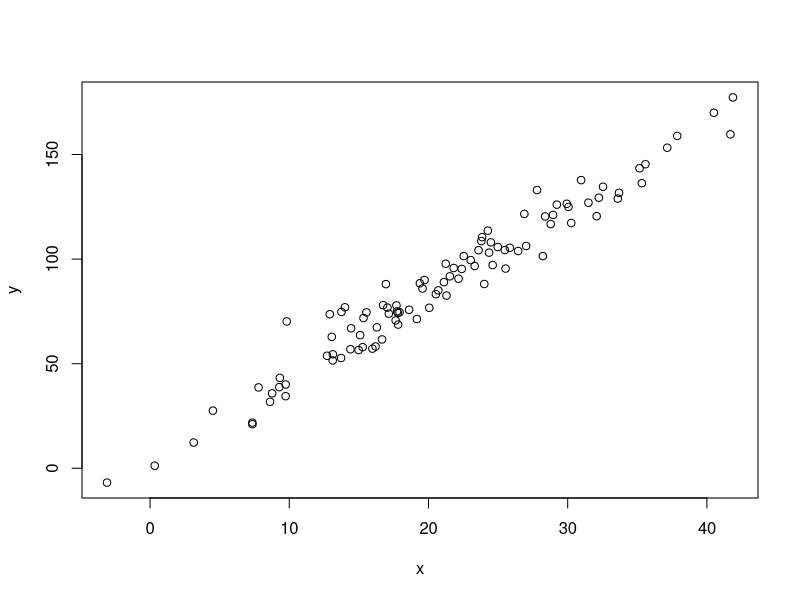
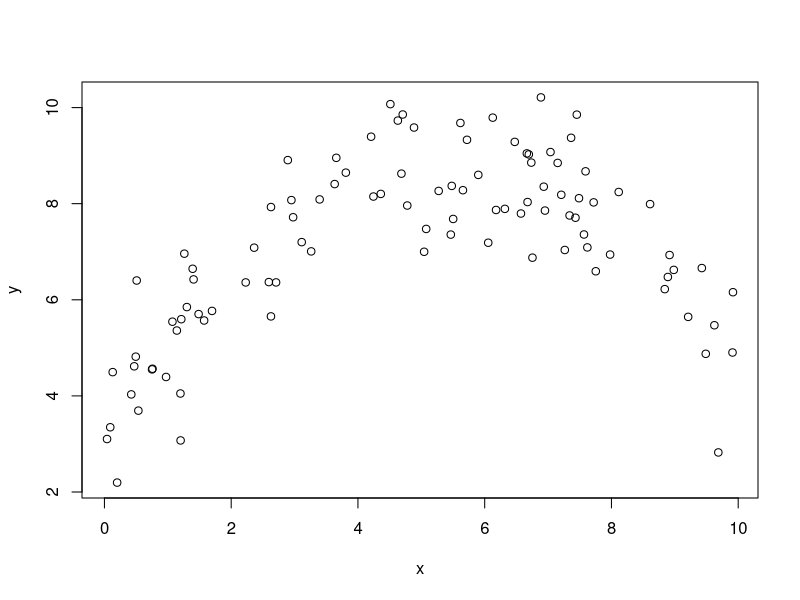
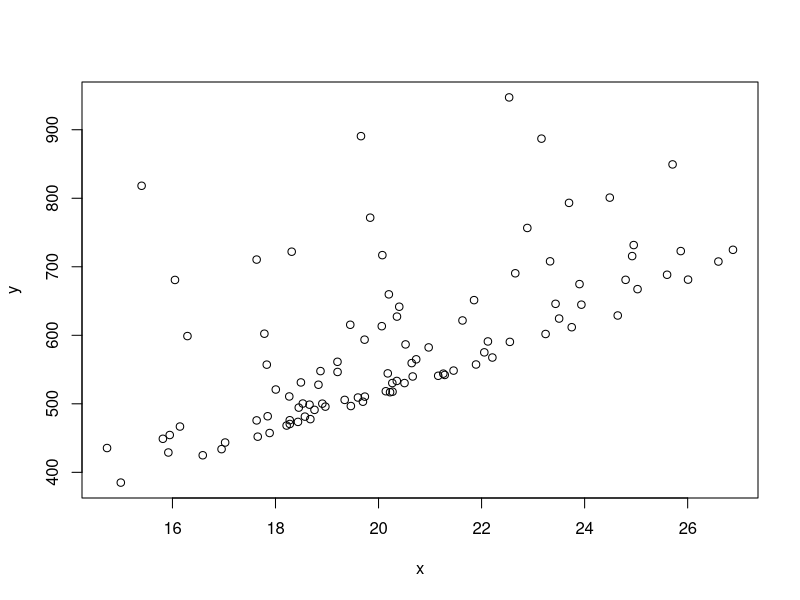
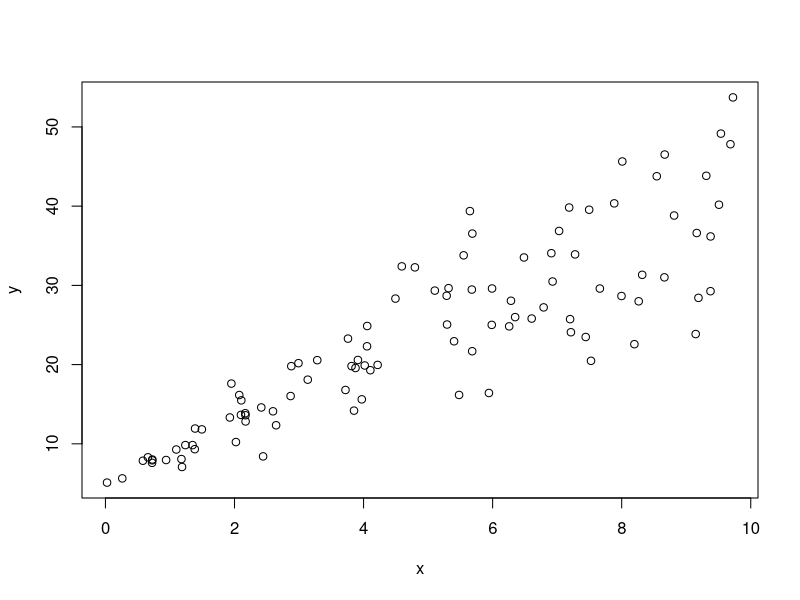
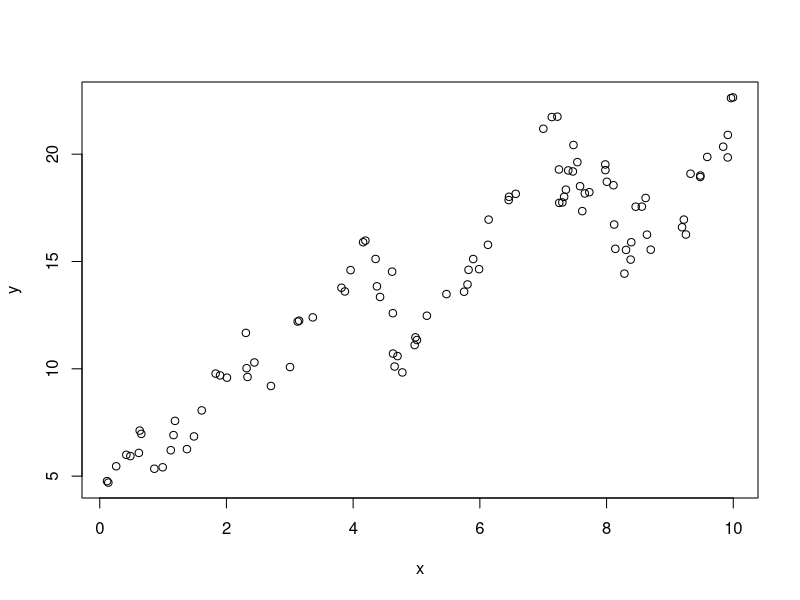
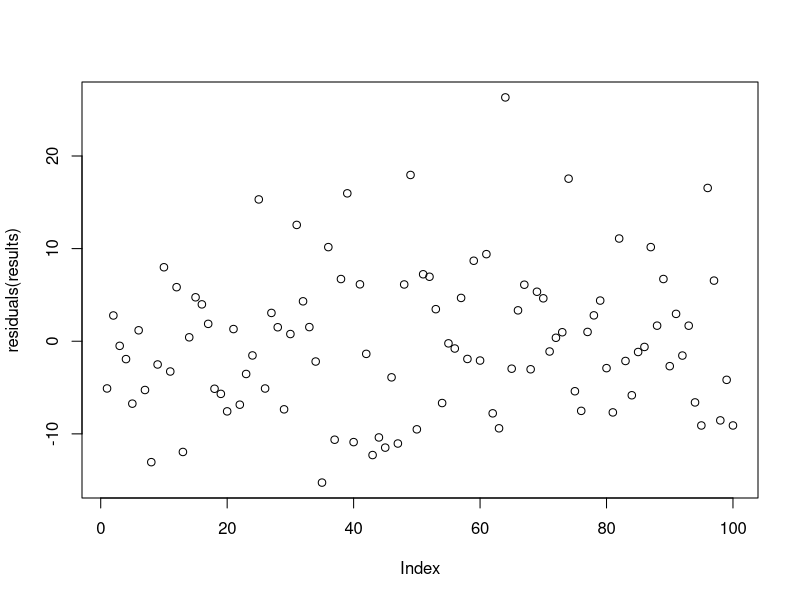
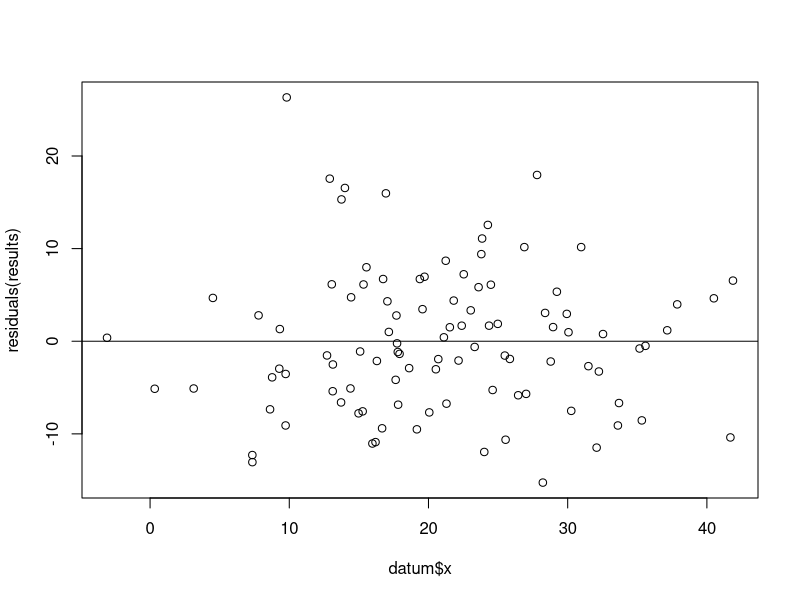
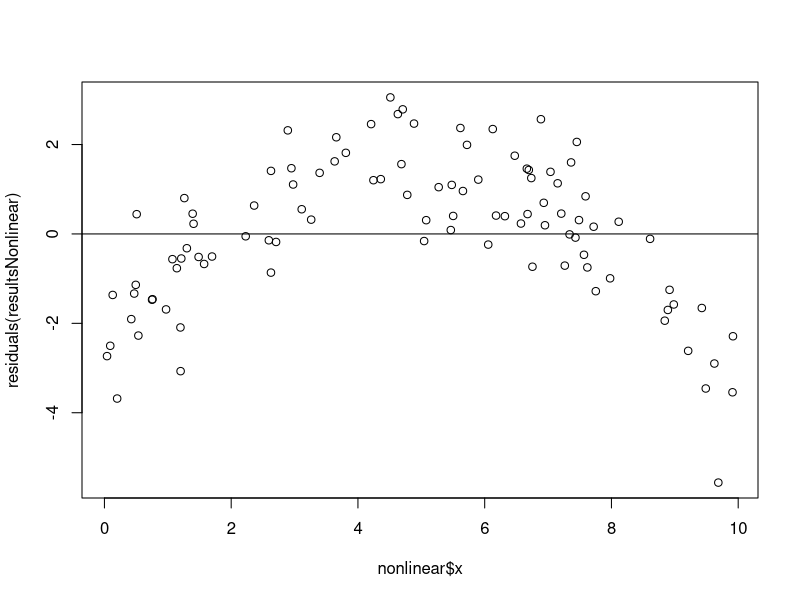

Source code (R) for these figures, in order: (Note: this script raises an error after producing the figures.)

#  NRES 710, Linear Regression (3)
#     University of Nevada, Reno
#     Assumptions of linear regression   

# Load the data
datum <- read.csv("lecture_5_good_data.csv")
nonlinear <- read.csv("lecture_5_nonlinear_data.csv")
norm <- read.csv("lecture_5_nonnormal_data.csv")
hetero <- read.csv("lecture_5_heteroscedastic_data.csv")
auto <- read.csv("lecture_5_autocorrelated_data.csv")

# Plot the good data
plot(y ~ x, data = datum)

# Plot the nonlinear data
plot(y ~ x, data = nonlinear)

# Plot the nonnormal data
plot(y ~ x, data = norm)

# Plot the data
plot(y ~ x, data = hetero)

# Plot the autocorrelated data
plot(y ~ x, data = auto)

# Fit linear regression models to the five datasets
results <- lm(y ~ x, data = datum)
resultsNonlinear <- lm(y ~ x, data = nonlinear)
resultsNorm <- lm(y ~ x, data = norm)
resultsHetero <- lm(y ~ x, data = hetero)
resultsAuto <- lm(y ~ x, data = auto)

# Examine the residuals (just the first ~20)
residuals(results)[1:20]

# Mean of the error
mean(residuals(results))

# Standard deviation of the error
sd(residuals(results))

# This number is similar to the 'Residual standard error' from our lm() summary
summary(results)

# Simple way
plot(residuals(results))

# Correct way to examine residuals plot
plot(residuals(results) ~ datum$x)

# Add a horizontal line at y = 0
abline(a = 0, b = 0)

# Correct way to examine residuals plot
plot(residuals(resultsNonlinear) ~ nonlinear$x)

# Add a horizontal line at y = 0
abline(a = 0, b = 0)

# Correct way to examine residuals plot
plot(residuals(resultsNorm) ~ norm$x)

# Add a horizontal line at y = 0
abline(a = 0, b = 0)

# Correct way to examine residuals plot
plot(residuals(resultsHetero) ~ hetero$x)

# Add a horizontal line at y = 0
abline(a = 0, b = 0)

# Correct way to examine residuals plot
plot(residuals(resultsAuto) ~ auto$x)

# Add a horizontal line at y = 0
abline(a = 0, b = 0)

# Correct way to examine residuals plot
hist(residuals(results))

# Correct way to examine residuals plot
hist(residuals(resultsNorm))

# Correct way to examine residuals plot
hist(residuals(resultsHetero))

# Make two graphs side-by-side
par(mfrow = c(1, 2))

# Default setting
hist(residuals(resultsHetero))

# Revisualizing with more breaks
hist(residuals(resultsHetero), breaks = 10)

# Autocorrelation function for normal data
acf(residuals(results)[order(datum$x)])

# Autocorrelation function for normal data
acf(residuals(resultsAuto)[order(auto$x)])

# Two graphs
par(mfrow=c(1,2))

# Recall the scatterplot for the nonlinear data
plot(y ~ x, data = nonlinear)

# Autocorrelation function with correct order
acf(residuals(resultsNonlinear)[order(nonlinear$x)])




########################## 'Truth' ############################ 
### Code for simulating data that were analyzed in this lecture

# Set the seed for reproducibility
set.seed(123)

## Simulate data with no assumption violations
n <- 100
x1 <- rnorm(n, mean = 20, sd = 10)
y1 <- 5 + 4 * x1 + rnorm(n, mean = 0, sd = 8)

# Create dataframe
datum <- data.frame(x = x1, y = y1)

# Save the CSV file
write.csv(datum, "lecture_5_good_data.csv")


## Simulate data with a violation of normality
n <- 100
x <- rnorm(n, mean = 20, sd = 3)
y <- 10 + 25 * x + rnorm(n, mean = 0, sd = 8)^2

# Create dataframe
datum <- data.frame(x = x, y = y)

# Save the CSV file
write.csv(datum, "lecture_5_nonnormal_data.csv")


## Simulate data with a violation of linearity
n <- 100
x <- runif(n, 0, 10)
#x <- sort(x)
y <- 3 + 2 * x - 0.18 * x^2 + rnorm(n, mean = 0, sd = 1)

# Create dataframe
datum <- data.frame(x = x, y = y)

# Save the CSV file
write.csv(datum, "lecture_5_nonlinear_data.csv")


## Simulate data that are heteroscedastic
n <- 100
x1 <- runif(n, 0, 10)
y1 <- 5 + 4 * x1 + rnorm(n, mean = 0, sd = 1 * x1)

# Create dataframe
datum <- data.frame(x = x1, y = y1)

# Save the CSV file
write.csv(datum, "lecture_5_heteroscedastic_data.csv")


## Simulate data that are autocorrelated
n <- 100
x1 <- runif(n, 0, 10)

# Sort x1 from low to high
x1 <- sort(x1)

# Simulate error for each value using the mean of the previous value
error <- matrix(NA, length(x1), 1)
error[1,1] <- rnorm(1, mean = 0, sd = 1)
for (i in 2:length(x1)){
  error[i,1] <- rnorm(1, mean = error[i-1, 1], sd = 1)
}

# Create y values
y1 <- 3 + 2 * x1 + error

# Create dataframe
datum <- data.frame(x = x1, error = error, y = y1)

# Save the CSV file
write.csv(datum, "lecture_5_autocorrelated_data.csv")
